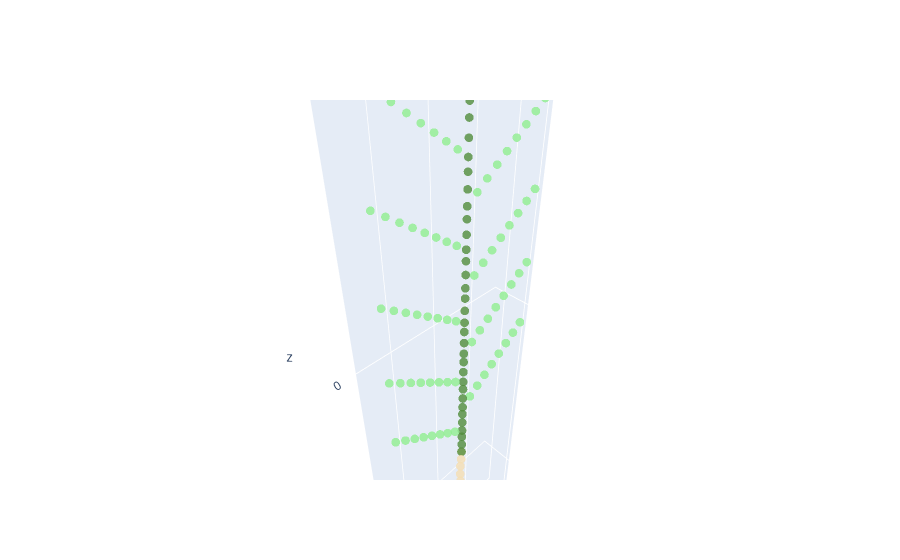
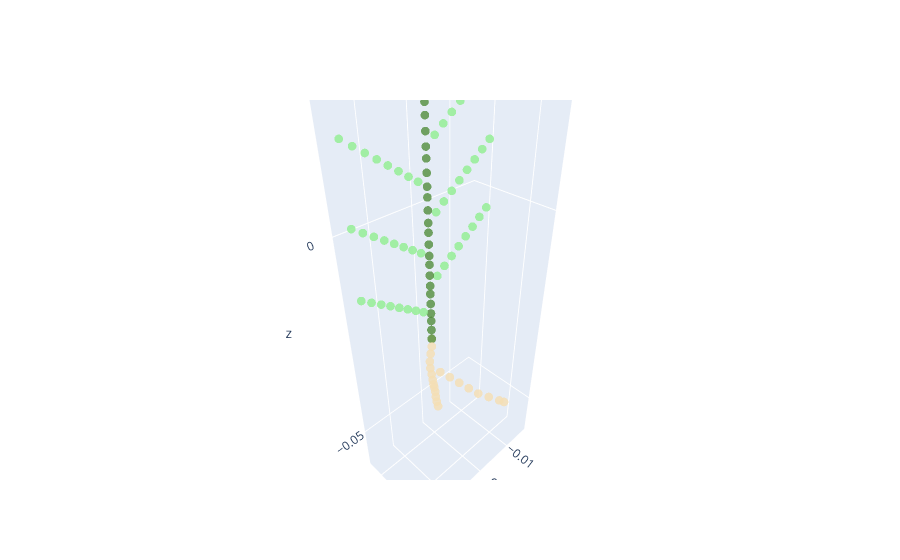

The notebook cell saved with these charts, in order:
### Markdown cell above
## 5. Change the length of the Stem
### 5.1 lmax: the maximal length
Length is controled by six parameters, among them, the maximal length is controled by lmax. if we only change the lmax, the growth will only depends on the time. Lets see what will happend if we only change the lmax of the main stem:

### Code cell
def change_parameter(input_name, output_name, organ_name, subtype , parameter_name, value_type, value):   
    all_parameter = ET.parse("../../modelparameter/{}.xml".format(input_name)) # read the parameter file from xml file
    plant_parameter = all_parameter.getroot() # get the first level of parameters
    original_lmax = plant_parameter.find("./organ[@type='{}'][@subType='{}']/parameter[@name='{}']".format(organ_name, subtype, parameter_name)).get('{}'.format(value_type)) # get function to read the value
    # The '10' in the following line is the value that need to be changed change the value
    plant_parameter.find("./organ[@type='{}'][@subType='{}']/parameter[@name='{}']".format(organ_name, subtype, parameter_name)).set('{}'.format(value_type),'{}'.format(value)) # set function to read the value
    current_lmax = plant_parameter.find("./organ[@type='{}'][@subType='{}']/parameter[@name='{}']".format(organ_name, subtype, parameter_name)).get('{}'.format(value_type)) # get function to read the value
    print('original {} of {} organ with subtype {} is {}, changed to {}'.format(parameter_name, organ_name, subtype ,original_lmax, current_lmax))
    all_parameter.write('../../modelparameter/{}.xml'.format(output_name))
change_parameter('PMA2018', 'testXML', 'stem', '1', 'lmax', 'value','10')
name = 'testXML'
smallplant = CPlantBox(name, time, name) # make a plant object in python
fig = visual_plant(smallplant)    
fig.show()
# Try to change the "10" to 5
change_parameter('PMA2018', 'testXML', 'stem', '1', 'lmax', 'value','5')
smallplant = CPlantBox(name, time, name) # make a plant object in python
fig = visual_plant(smallplant)    
fig.show()

### Figure 1 — Plotly figure (JSON) as saved in the notebook; plotly's stock layout.template omitted (floating-point values rounded to 4 significant figures; data arrays with more than 128 entries replaced by an {"elided": "..."} marker saying what was removed)
{"data": [{"marker": {"color": {"elided": "177 int values"}, "colorscale": [[0, "wheat"], [0.5, "darkgreen"], [1, "lightgreen"]], "opacity": 0.8, "size": 3}, "mode": "markers", "name": "plant", "type": "scatter3d", "x": {"elided": "177 float values"}, "y": {"elided": "177 float values"}, "z": {"elided": "177 float values"}}], "layout": {"autosize": true, "scene": {"aspectmode": "data", "aspectratio": {"x": 0.9884, "y": 0.2373, "z": 4.263}, "domain": {"x": [0, 1], "y": [0, 1]}}}}

### Figure 2 — Plotly figure (JSON) as saved in the notebook; plotly's stock layout.template omitted (floating-point values rounded to 4 significant figures)
{"data": [{"marker": {"color": [2, 4, 2, 2, 2, 2, 2, 2, 2, 2, 2, 2, 2, 2, 2, 2, 2, 2, 2, 2, 2, 2, 4, 4, 4, 8, 8, 8, 8, 8, 8, 8, 8, 4, 4, 4, 8, 8, 8, 8, 8, 8, 8, 8, 4, 4, 4, 8, 8, 8, 8, 8, 8, 8, 8, 4, 4, 4, 8, 8, 8, 8, 8, 8, 8, 8, 4, 4, 4, 8, 8, 8, 8, 8, 8, 8, 8, 4, 4, 4, 8, 8, 8, 8, 8, 8, 8, 8, 4, 4, 4, 8, 8, 8, 8, 8, 8, 8, 8, 4], "colorscale": [[0, "wheat"], [0.5, "darkgreen"], [1, "lightgreen"]], "opacity": 0.8, "size": 3}, "mode": "markers", "name": "plant", "type": "scatter3d", "x": [0, 0, -0.0001541, -9.885e-05, -3.408e-06, -0.0002828, -0.001415, -0.002228, -0.002964, -0.003864, -0.004948, -0.006117, -0.007289, -0.007805, -0.0007719, -0.001263, -0.001898, -0.002761, -0.003427, -0.003837, -0.004341, -0.004925, 0, 0, 0, 0.002023, 0.004045, 0.006068, 0.00809, 0.01011, 0.01214, 0.01416, 0.01618, 0, 0, 0, -0.002023, -0.004045, -0.006068, -0.00809, -0.01011, -0.01214, -0.01416, -0.01618, 0, 0, 0, 0.002023, 0.004045, 0.006068, 0.00809, 0.01011, 0.01214, 0.01416, 0.01618, 0, 0, 0, -0.002023, -0.004045, -0.006068, -0.00809, -0.01011, -0.01214, -0.01416, -0.01618, 0, 0, 0, 0.002023, 0.004045, 0.006068, 0.00809, 0.01011, 0.01214, 0.01416, 0.01618, 0, 0, 0, -0.002023, -0.004045, -0.006068, -0.00809, -0.01011, -0.01214, -0.01416, -0.01618, 0, 0, 0, 0.002023, 0.004045, 0.006068, 0.00809, 0.01011, 0.01214, 0.01416, 0.01618, 0], "y": [0, 0, -0.000208, -0.0006506, -0.0008614, -0.001118, 0.001055, 0.003342, 0.005633, 0.007807, 0.009809, 0.01199, 0.01417, 0.01513, -0.001287, -0.00151, -0.001973, -0.002637, -0.003088, -0.003384, -0.0036, -0.003796, 0, 0, 0, 2.504e-21, 5.008e-21, 7.511e-21, 1.002e-20, 1.252e-20, 1.502e-20, 1.753e-20, 2.003e-20, 0, 0, 0, 2.18e-17, 4.36e-17, 6.541e-17, 8.721e-17, 1.09e-16, 1.308e-16, 1.526e-16, 1.744e-16, 0, 0, 0, -1.486e-17, -2.973e-17, -4.459e-17, -5.946e-17, -7.432e-17, -8.918e-17, -1.04e-16, -1.189e-16, 0, 0, 0, 7.926e-18, 1.585e-17, 2.378e-17, 3.17e-17, 3.963e-17, 4.756e-17, 5.548e-17, 6.341e-17, 0, 0, 0, -9.883e-19, -1.977e-18, -2.965e-18, -3.953e-18, -4.941e-18, -5.93e-18, -6.918e-18, -7.906e-18, 0, 0, 0, -5.95e-18, -1.19e-17, -1.785e-17, -2.38e-17, -2.975e-17, -3.57e-17, -4.165e-17, -4.76e-17, 0, 0, 0, -1.585e-17, -3.171e-17, -4.756e-17, -6.342e-17, -7.927e-17, -9.513e-17, -1.11e-16, -1.268e-16, 0], "z": [-0.03, -0.03, -0.03249, -0.03495, -0.03744, -0.03991, -0.04041, -0.041, -0.04168, -0.04253, -0.04356, -0.04392, -0.04426, -0.04441, -0.04235, -0.04479, -0.04717, -0.04942, -0.05178, -0.05423, -0.05667, -0.05909, -0.0275, -0.025, -0.023, -0.02153, -0.02006, -0.01859, -0.01712, -0.01565, -0.01418, -0.01271, -0.01124, -0.0205, -0.018, -0.016, -0.01453, -0.01306, -0.01159, -0.01012, -0.008653, -0.007183, -0.005714, -0.004244, -0.0135, -0.011, -0.009, -0.007531, -0.006061, -0.004592, -0.003122, -0.001653, -0.0001832, 0.001286, 0.002756, -0.0065, -0.004, -0.002, -0.0005305, 0.0009389, 0.002408, 0.003878, 0.005347, 0.006817, 0.008286, 0.009756, 0.0005, 0.003, 0.005, 0.006469, 0.007939, 0.009408, 0.01088, 0.01235, 0.01382, 0.01529, 0.01676, 0.0075, 0.01, 0.012, 0.01347, 0.01494, 0.01641, 0.01788, 0.01935, 0.02082, 0.02229, 0.02376, 0.0145, 0.017, 0.019, 0.02047, 0.02194, 0.02341, 0.02488, 0.02635, 0.02782, 0.02929, 0.03076, 0.02]}], "layout": {"autosize": true, "scene": {"aspectmode": "data", "aspectratio": {"x": 0.8508, "y": 0.4976, "z": 2.362}, "domain": {"x": [0, 1], "y": [0, 1]}}}}
